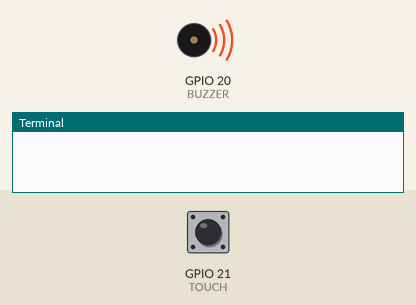
Simulated run of this program. Board: Raspberry Pi (BCM pin numbers). Shown: buzzer (waves = sounding, pin HIGH), the last lines printed to the terminal. The test bench sets the inputs (shaded band); at power-on: GPIO 21 (TOUCH) HIGH.

Above: at 1.2 s.
1.3 s: GPIO 21 (TOUCH) pulled LOW for 0.15 s
At 2.5 s:
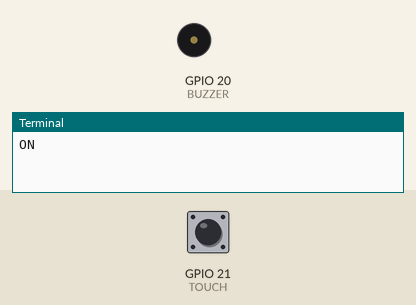
3.0 s: GPIO 21 (TOUCH) pulled LOW for 1 s
At 4.4 s:
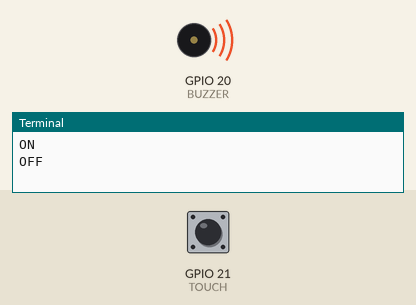
5.5 s: GPIO 21 (TOUCH) pulled LOW for 3.2 s
At 9.5 s:
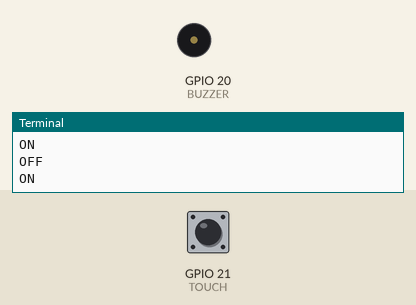
Timing chart, 0 to 11.0 s (numbered marks = the images above; inputs shaded):
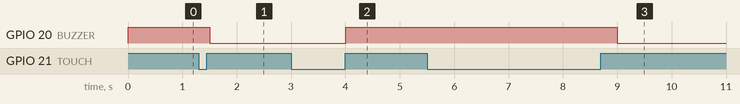

Measured:
- after the input at 1.3 s, GPIO 20 (BUZZER): HIGH → LOW after 0.20 s
- after the input at 3.0 s, GPIO 20 (BUZZER): LOW → HIGH after 1.0 s
- after the input at 5.5 s, GPIO 20 (BUZZER): HIGH → LOW after 3.5 s

The program:

touch-5.py
```python
import RPi.GPIO as GPIO
import time

#タッチセンサのSIGピンはGPIO21に接続されているとする
TOUCH=21
#ブザーがGPIO20に接続されているとする
BUZZER=20

#ブザーのON,OFF
ON=GPIO.LOW
OFF=GPIO.HIGH

#ブザーのON/OFF状態の格納する変数
flag=0

GPIO.setwarnings(False)
GPIO.setmode(GPIO.BCM)

#タッチセンサが接続されているポートをプルダウンする
GPIO.setup(TOUCH, GPIO.IN,pull_up_down=GPIO.PUD_UP)
GPIO.setup(BUZZER, GPIO.OUT)

GPIO.output(BUZZER, OFF)

#タッチセンサの立ち上がり検出
GPIO.add_event_detect(TOUCH, GPIO.RISING)

try:
        #無限ループ
        while True:
                #タッチセンサがタッチの立ち上がりが検出されたら
                if GPIO.event_detected(TOUCH):
                        if flag ==0:
                                flag=1
                                GPIO.output(BUZZER, ON)
                                print("ON")
                        else:
                                flag=0
                                GPIO.output(BUZZER, OFF)
                                print("OFF")

                time.sleep(0.5)

except KeyboardInterrupt:
        print("exit")
```
